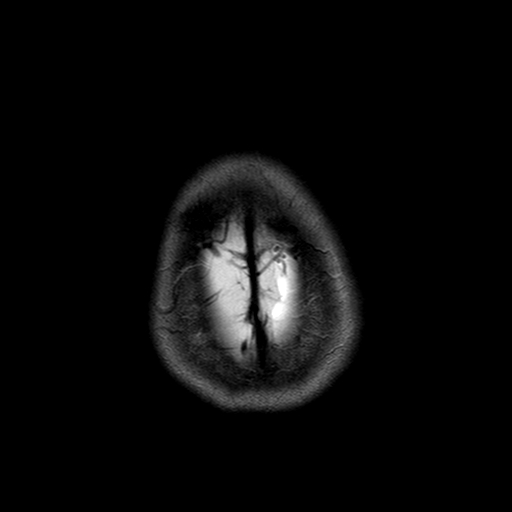
%> input picture image2/IM-0001-0001.jpg, 512 x 512 px
$ octave test.m   (GNU Octave 9; MATLAB toolbox functions it lacks are replaced by stand-ins)
%> lines starting %> are read from the running program, lines starting %| are printed output that depends on the picture
### UnderSamplingMatrix.m
%
%  UnderSamplingMatrix.m
%  ADMM-NET
%
%  Created by Wang Han.SCU on 15/11/16.
%  Copyright (C) 2016 Deep ADMM NETWORK. SCU. All rights reserved.
%
function [A] = UnderSamplingMatrix(s,m,n)
    % output:
    % A: nder-sampling matrix
    % input:
    % s: the sampling rate
    % m: the size of row
    % n: the size of col

    As = (1/s^2).*ones(1,s);
    BA = DiagonalCat(m/s, As);
    CA = repmat(BA,1,s);
    A = DiagonalCat(n/s,CA);
end

function [out] = DiagonalCat(s,A)
%%%%%%%%%%%%%%%%%%%%%%%%%%%%%%%%%%%%%%%%%%%%%%%%%%%%%%%%%%%%%%%%%%%%%%%%%%%
%   produce block diagonal matrix
%%%%%%%%%%%%%%%%%%%%%%%%%%%%%%%%%%%%%%%%%%%%%%%%%%%%%%%%%%%%%%%%%%%%%%%%%%%
%%%%%%%%%%%%%%%%%%%%%%%%%%%%%%%%%%%%%%%%%%%%%%%%%%%%%%%%%%%%%%%%%%%%%%%%%%%
% % A =
% %      1     1
% % s =
% %      3
% % out =
% %      1     1     0     0     0     0
% %      0     0     1     1     0     0
% %      0     0     0     0     1     1
%%%%%%%%%%%%%%%%%%%%%%%%%%%%%%%%%%%%%%%%%%%%%%%%%%%%%%%%%%%%%%%%%%%%%%%%%%%
    [m,n] = size(A);% A is basic block
    out = zeros(s*m,s*n);
    for i = 1:s
        out((i-1)*m+1:i*m , (i-1)*n+1:i*n) = A;
    end
end

### test.m
clear,clc;
img = imread('image2/IM-0001-0001.jpg');
%> img is the input picture: size 512x512x3 uint8; min 0, max 255, mean 10.4
img = rgb2gray(img);
%> img: size 512x512 uint8
img = imresize(img,0.125);
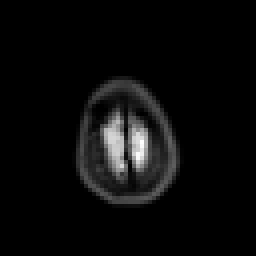
%> img: size 64x64 uint8 (shown 4 times larger); min 0, max 255, mean 10.5
%---
% produce the down-scaling matrix A


P = UnderSamplingMatrix(2,size(img,1),size(img,2));
%> after the loop in DiagonalCat, `for i = 1:s`:
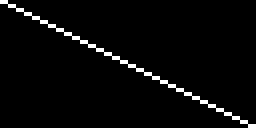
%> out: size 32x64 double (shown 4 times larger); values 0 (black) and 0.25 (white), 3.1% white in thin lines or dots
%> call 2 of DiagonalCat, with s = 32
%> after the loop in DiagonalCat (call 2), `for i = 1:s`:
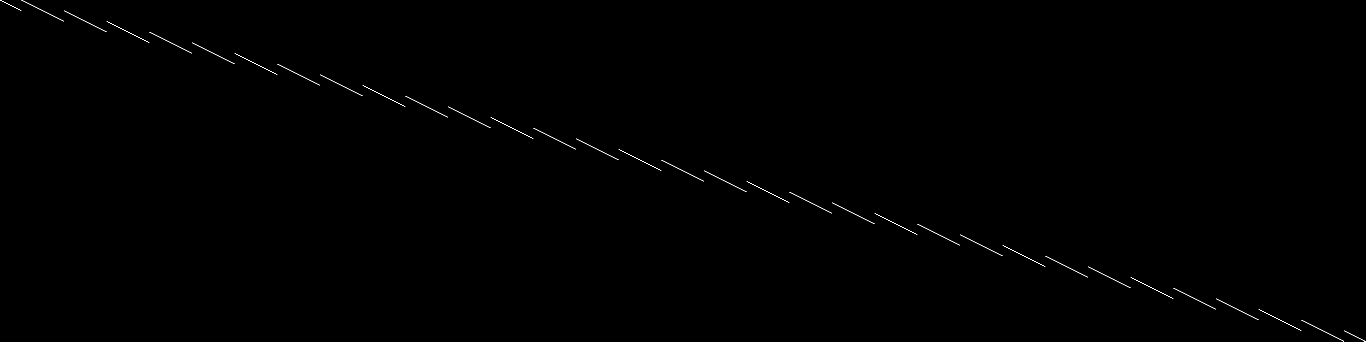
%> out: size 1024x4096 double (shown at 1/3 size); values 0 (black) and 0.25 (white), 0.1% white in thin lines or dots
P = eye(4096);

x =double(reshape(img,[],1));
%> x = 4096 values, max 255 at index 2276, min 0 at index 1, mean 10.45

F = dftmtx(size(x,1));
%real_f = real(F);
H = dctmtx(4096);

A = P*F;
%y = A*x;
y = F*x;

%temp = dwt(x,'sym4');
%H = temp*x^(-1);
%-----------
rho = 0.00001;
tic;
%> (the run ends here)
